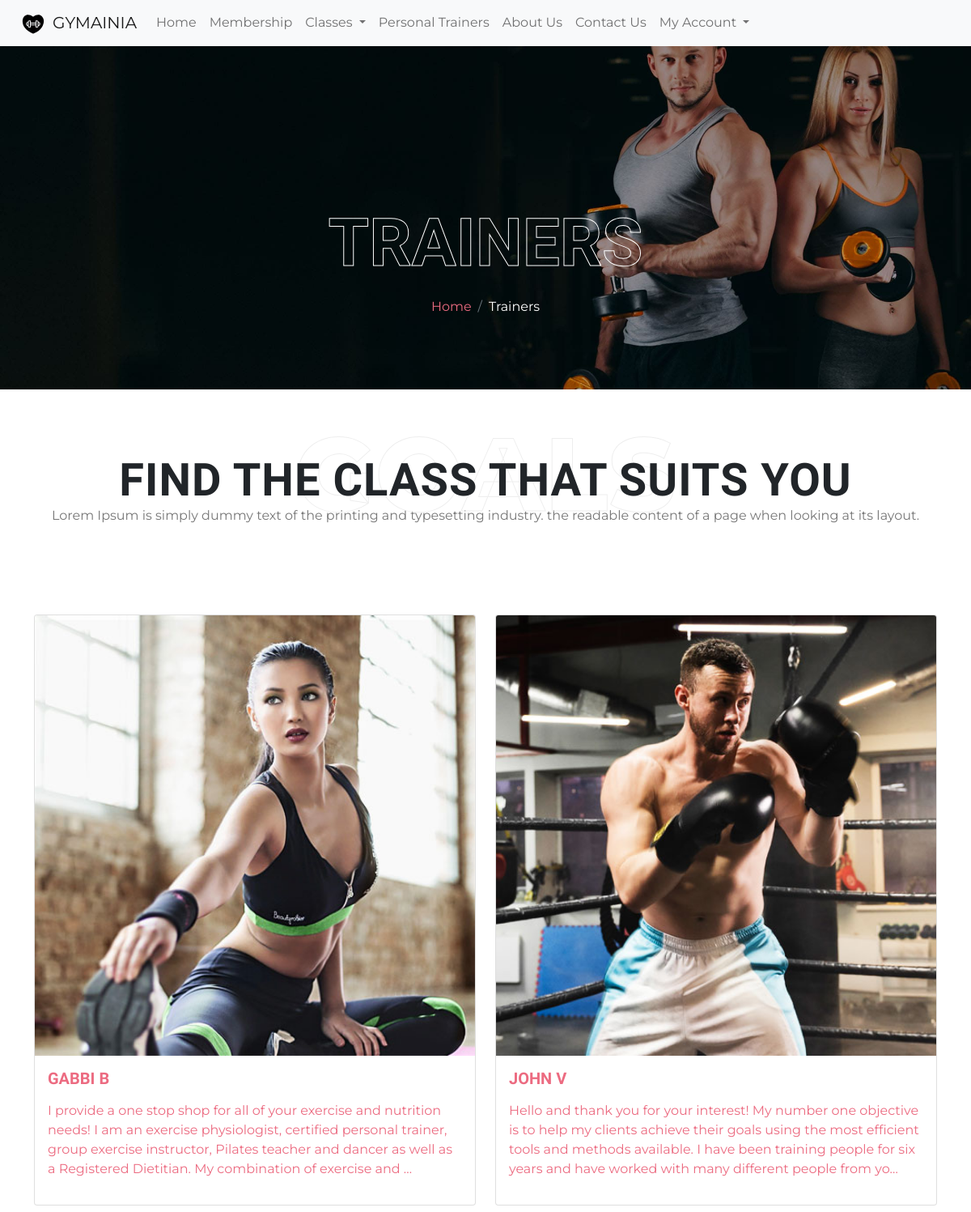
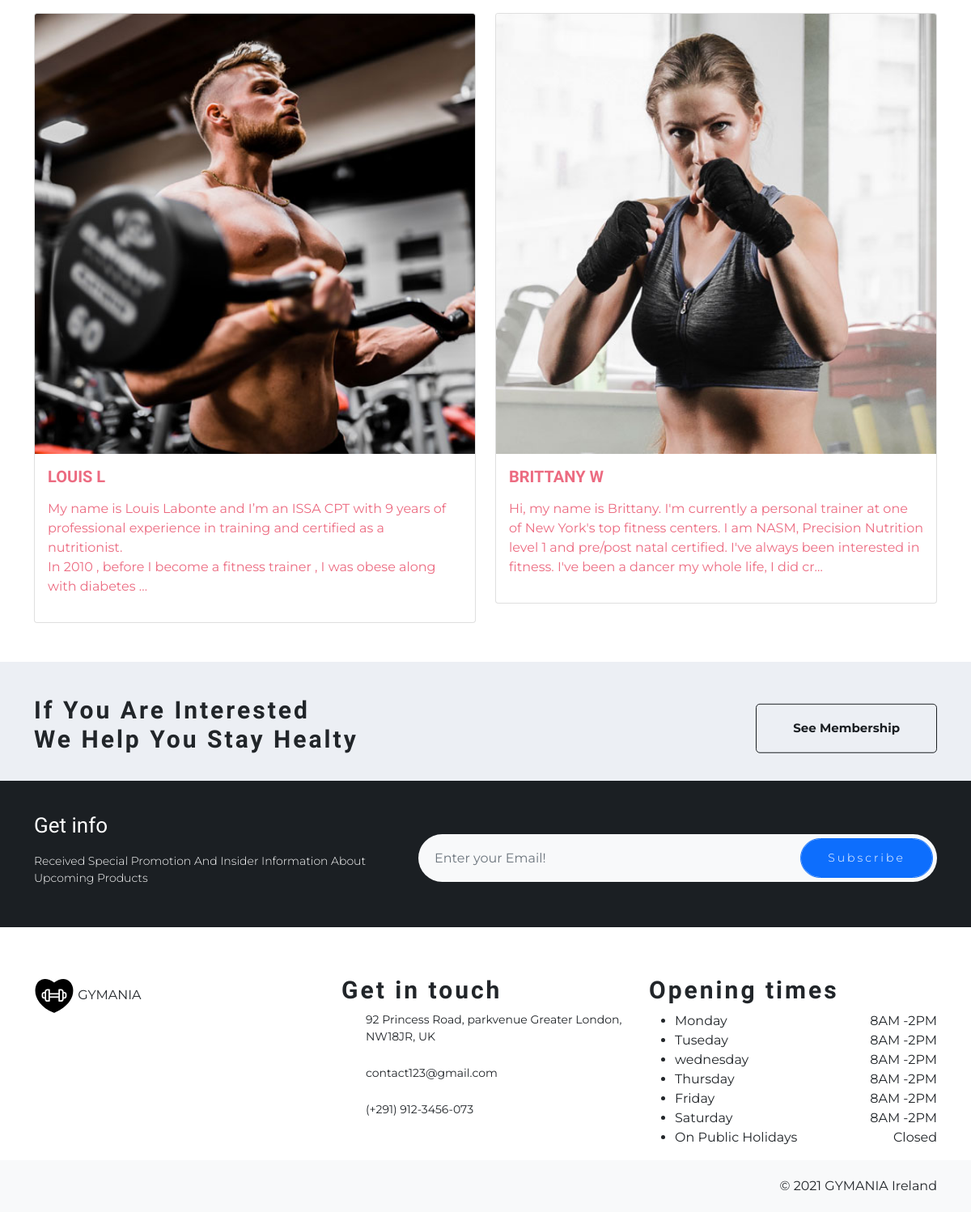
The page /trainers on the database its author committed (2 pictures, top to bottom).
### classes/models.py (models this page shows, shortened)
class Trainer(models.Model):
    name = models.CharField(max_length=254)
    bio = HTMLField()
    image_url = models.URLField(max_length=1024, null=True, blank=True)
    image = models.ImageField(null=True, blank=True)

### classes/views.py (the view)
# urls.py: path('trainers', views.trainers, name='trainers'),
def trainers(request):
    trainers = Trainer.objects.all()
    context = {
        'trainers': trainers,
    }
    return render(request, 'trainers/trainers.html', context)

### cart/contexts.py (called while the page is built, shortened)
def cart_contents(request):
    cart_items = []
    total = 0
    product_count = 0
    item_total = 0
    cart = request.session.get('cart', {})
    context = {
        'cart_items': cart_items,
        'total': total,
        'product_count': product_count,
    }
    return context

### classes/templates/trainers/trainers.html (shortened to what this page needs)
{% extends "base.html" %}
{% load static %}
{% block content %}
<main>
    <section class="page-banner">
        <div class="bg-overlay" style="background-image: url('{% static "imgs/classes-bg.jpg" %}');">
        </div>
        <div class="container">
            <div class="row">
                <div class="col-sm-12 text-center">
                    <h1 class="banner-title">Trainers</h1>
                    <nav aria-label="breadcrumb">
                        <ol class="breadcrumb">
                            <li class="breadcrumb-item"><a href="{% url 'home' %}">
                                    Home</a></li>
                            <li class="breadcrumb-item text-white" aria-current="page">Trainers</li>
                        </ol>
                    </nav>
                </div>
            </div>
        </div>
    </section>
    <section class="page-title text-center">
        <div class="section-title-box">
            <span class="section-sub-title">GOALS</span>
            <h2 class="section-title">FIND THE CLASS THAT SUITS YOU</h2>
            <p class="section-info">Lorem Ipsum is simply dummy text of the printing and typesetting industry.
                the readable content of a page when looking at its layout.
            </p>
        </div>
    </section>
    <section class="mb-5">
        <div class="container">
            <div class="row row-cols-1 row-cols-md-2 g-4">
                {% for trainer in trainers %}
                <div class="col">
                    <a href="{% url 'trainer' trainer.id %}">
                        <div class="card">
                            {% if trainer.image %}
                            <img class="card-img-top" src="{{ trainer.image.url }}" alt="{{ trainer.name }}">
                            {% else %}
                            <img class="card-img-top" src="{{ MEDIA_URL }}noimage.png" alt="{{ trainer.name }}">
                            {% endif %}
                            <div class="card-body">
                                <h5 class="card-title">{{ trainer.name }}</h5>
                                <p class="card-text">{{ trainer.bio|safe|truncatechars:255 }}</p>
                            </div>
                        </div>
                    </a>
                </div>
                {% endfor %}
            </div>
        </div>
    </section>
    <section class="membership-call">
        <div class="container">
            <div class="row">
                <div class="col-md-6">
                    <h3>If You Are Interested<br>
                        We Help You Stay Healty</h3>
                </div>
                <div class="col-md-6 text-end">
                    <a href="{% url 'membership' %}" class="icon-btn"> See
                        Membership</a>
                </div>
            </div>
        </div>
    </section>
    <section class="newsletter">
        <div class="container">
            <div class="row align-items-center">
                <div class="col-md-5">
                    <h4 class="sub-title">Get info</h4>
                    <p>Received Special Promotion And Insider Information
                        About Upcoming Products</p>
                </div>
                <div class="col-md-7">
                    <div class="form-group">
                        <input class="form-control" placeholder="Enter your Email!" id="newsletter" name="newsletter"
                            type="email">
                        <input class="form-control btn btn-primary" value="Subscribe" type="submit">
                    </div>
                </div>
            </div>
        </div>
    </section>
</main>
{% endblock %}

### static/css/base.css (style rules this page uses)
body { font-family: 'Montserrat', sans-serif; }
a { color: #ec6b81; text-decoration: none; transition: .3s; -webkit-transition: .3s; -moz-transition: .3s; -ms-transition: .3s; -o-transition: .3s; }
aside, section { padding-top: 5rem; }
h1, h2, h3, h4, h5, h6 { font-family: 'Teko', sans-serif; font-weight: 800; }
h3 { font-size: 30px; font-weight: 700; letter-spacing: 3px; }
.section-title-box { margin-bottom: 30px; position: relative; }
.section-title { font-size: 56px; line-height: 64px; z-index: 9; position: relative; margin-bottom: 0; letter-spacing: 1px; }
.section-info { color: #777777; }
.section-sub-title { line-height: 1; letter-spacing: 1px; padding: 0; text-transform: uppercase; color: #eeeeee; font-family: var(--title-fonts); font-weight: 800; font-size: 8em; position: absolute; top: -40px; left: 0; right: 0; -webkit-text-fill-color: transparent; -webkit-text-stroke-width: 1px; }
.page-banner { padding-top: 194px; position: relative; padding-bottom: 5rem; }
.bg-overlay { position: absolute; top: 0; left: 0; opacity: 1; width: 100%; height: 100%; background-size: cover; background-attachment: scroll; background-position: center center; }
.banner-title { color: #fff; font-size: 82px; position: relative; -webkit-text-stroke: 1px #fff; -webkit-text-fill-color: rgba(0, 0, 0, 0); text-transform: uppercase; }
.breadcrumb { background: transparent; padding: 10px !important; margin: 0; justify-content: center; position: relative; }
.membership-call { background-color: #eceff4; padding: 42px 0 25px; }
.membership-call .icon-btn { border: 1px solid #1b1f23; border-radius: 5px; color: #1b1f23; font-size: 15px; font-weight: 700; display: inline-block; padding: 18px 45px; position: relative; top: 50%; transform: translateY(-50%); }
.newsletter { background-color: #1b1f23; padding: 40px 0 30px; }
.newsletter .sub-title { color: #fff; font-size: 26px; font-weight: 500; margin-bottom: 18px; }
.newsletter p { color: #fff; font-size: 14px; font-weight: 300; margin-bottom: 20px; }
.newsletter .form-group { margin-bottom: 0; position: relative; width: 100%; }
.newsletter .form-group input[type=email] { background-color: #f8f9fa; border: 0; -webkit-border-radius: 30px; -moz-border-radius: 30px; border-radius: 30px; height: 59px; padding: 0 150px 0 20px; }
.newsletter .form-group input[type=submit] { border-radius: 25px; font-size: 14px; font-weight: 300; height: 49px; position: absolute; right: 5px; top: 5px; width: 164px; letter-spacing: 3px; }
.card-title { text-transform: uppercase; }

### rows shown on the page
Trainer: image (picture), name "GABBI B", bio "I provide a one stop shop for all of your exercise and nutrition needs! I am an exercise physiologist, certified personal trainer, group exercise instructor, Pilates teacher and dancer as well as a Registered Dietitian. My combination of exercise and …"
Trainer: image (picture), name "JOHN V", bio "Hello and thank you for your interest! My number one objective is to help my clients achieve their goals using the most efficient tools and methods available. I have been training people for six years and have worked with many different people from yo…"
Trainer: image (picture), name "LOUIS L", bio "My name is Louis Labonte and I’m an ISSA CPT with 9 years of professional experience in training and certified as a nutritionist. In 2010 , before I become a fitness trainer , I was obese along with diabetes …"
Trainer: image (picture), name "BRITTANY W", bio "Hi, my name is Brittany. I'm currently a personal trainer at one of New York's top fitness centers. I am NASM, Precision Nutrition level 1 and pre/post natal certified. I've always been interested in fitness. I've been a dancer my whole life, I did cr…"
